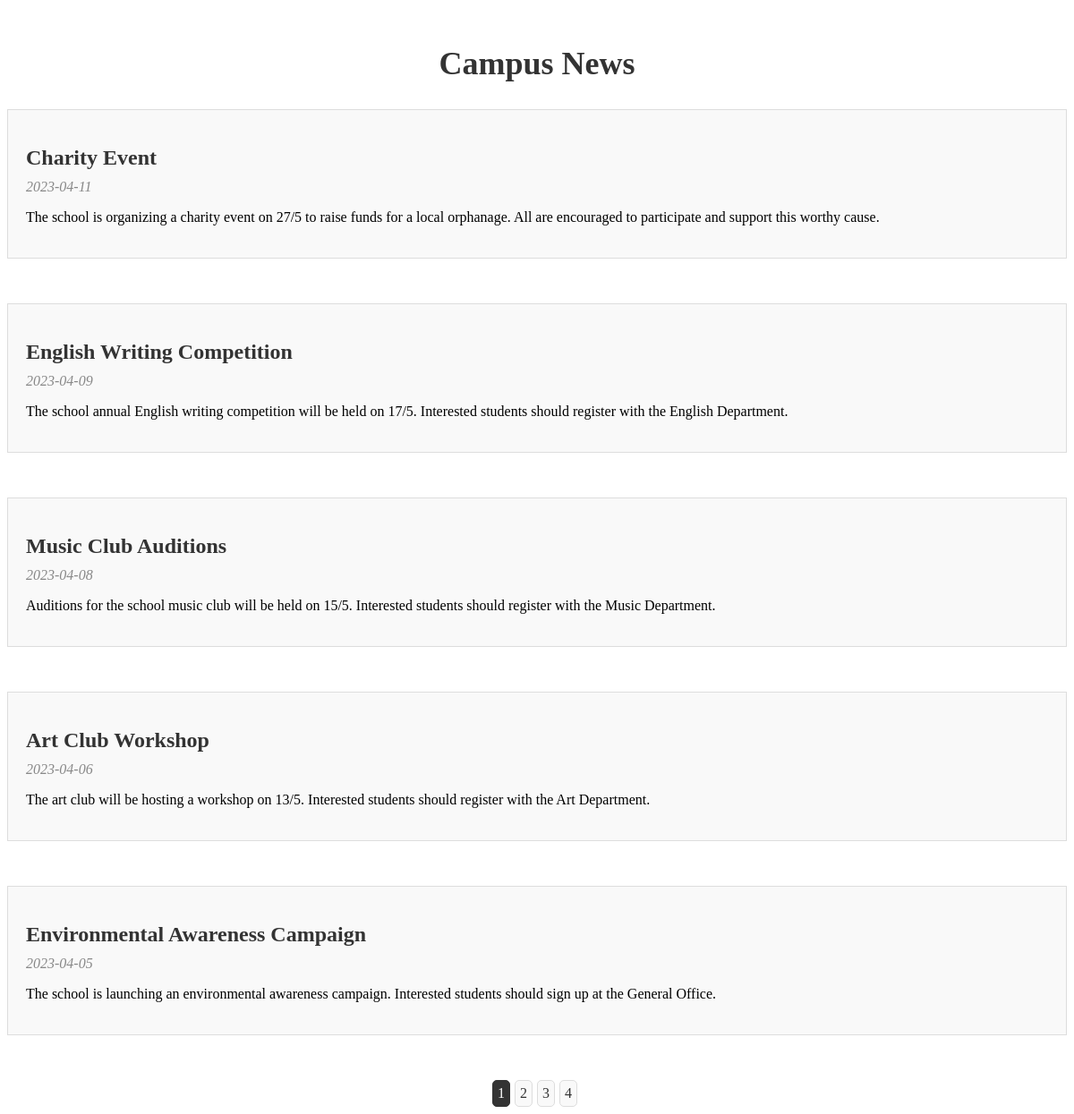
The page /page/campus/campus_news.php on the database its author committed.
### tables this page shows
CREATE TABLE IF NOT EXISTS `campus_news` (
  `campusNewsID` int NOT NULL AUTO_INCREMENT,
  `issueDate` date NOT NULL,
  `topic` varchar(100) NOT NULL,
  `content` varchar(200) NOT NULL,
  `staffCode` varchar(20) NOT NULL,
  PRIMARY KEY (`campusNewsID`)
);

### page/campus/campus_news.php (the view, shortened to what this page needs)
<!DOCTYPE html>
<html>
    <head>
        <link href="../../css/campus_news.css" rel="stylesheet" type="text/css"/>
    </head>
    <body>
        <h1>Campus News</h1>
        <div id="news-container">
            <?php
            require_once '../../connectdb.php';
            $items_per_page = 5;
            if (!isset($_GET['page'])) {
                $current_page = 1;
            } else {
                $current_page = intval($_GET['page']);
            }
            $offset = ($current_page - 1) * $items_per_page;
            $sql = "SELECT * FROM campus_news ORDER BY issueDate DESC LIMIT {$offset}, {$items_per_page}";
            $result = $pdo->query($sql);
            if ($result->rowCount() > 0) {
                while ($row = $result->fetch()) {
                    echo "<div class='news-item'>";
                    echo "<h2>{$row['topic']}</h2>";
                    echo "<p class='news-date'>{$row['issueDate']}</p>";
                    echo "<p>{$row['content']}</p>";
                    echo "</div>";
                }
            } else {
                echo "<p>No news items found.</p>";
            }
            $sql = "SELECT COUNT(*) FROM campus_news";
            $result = $pdo->query($sql);
            $row = $result->fetch();
            $total_items = intval($row[0]);
            $total_pages = ceil($total_items / $items_per_page);
            if ($total_pages > 1) {
                echo "<div id='page-links'>";
                for ($i = 1; $i <= $total_pages; $i++) {
                    if ($i == $current_page) {
                        echo "<span>{$i}</span>";
                    } else {
                        echo "<a href='?page={$i}'>{$i}</a>";
                    }
                }
                echo "</div>";
            }
            ?>
        </div>
    </body>
</html>

### css/campus_news.css (style rules this page uses)
h1 { text-align: center; margin-top: 50px; font-size: 36px; font-weight: bold; color: #333; }
#news-container { margin-top: 30px; }
.news-item { margin-bottom: 50px; border: 1px solid #ddd; padding: 20px; background-color: #f9f9f9; }
.news-item h2 { font-size: 24px; font-weight: bold; margin-bottom: 10px; color: #333; }
.news-date { color: #888; font-style: italic; margin-top: 5px; font-size: 16px; }
#page-links { display: flex; justify-content: center; margin-top: 20px; }
#page-links a { display: inline-block; padding: 5px; margin-right: 5px; text-decoration: none; color: #333; background-color: #f9f9f9; border: 1px solid #ddd; border-radius: 5px; }
#page-links span { display: inline-block; padding: 5px; margin-right: 5px; text-decoration: none; color: #fff; background-color: #333; border: 1px solid #333; border-radius: 5px; }

### rows shown on the page
campus_news: topic "Charity Event", issueDate "2023-04-11", content "The school is organizing a charity event on 27/5 to raise funds for a local orphanage. All are encouraged to participate and support this worthy cause."
campus_news: topic "English Writing Competition", issueDate "2023-04-09", content "The school annual English writing competition will be held on 17/5. Interested students should register with the English Department."
campus_news: topic "Music Club Auditions", issueDate "2023-04-08", content "Auditions for the school music club will be held on 15/5. Interested students should register with the Music Department."
campus_news: topic "Art Club Workshop", issueDate "2023-04-06", content "The art club will be hosting a workshop on 13/5. Interested students should register with the Art Department."
campus_news: topic "Environmental Awareness Campaign", issueDate "2023-04-05", content "The school is launching an environmental awareness campaign. Interested students should sign up at the General Office."
